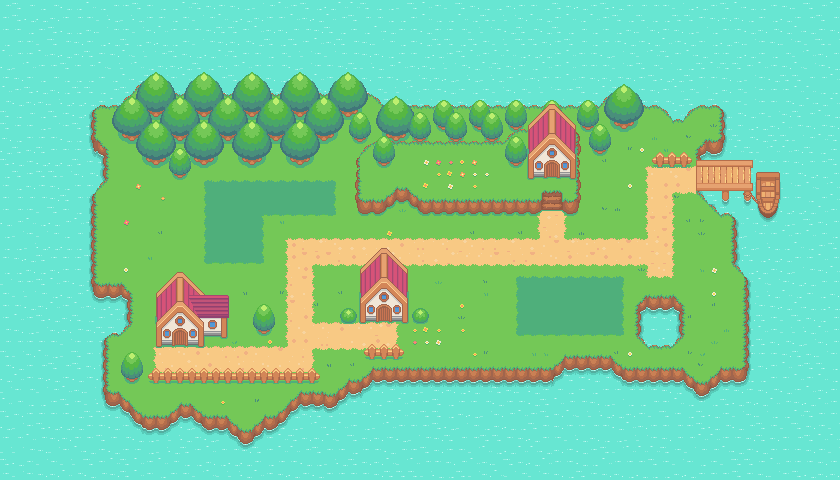

A level layout from a 2D game, rendered from its tile map. Below: a short description, then the map file with tile-grid data replaced by summaries:
An orthogonal 70x40 tile map with 12x12 px tiles, 14 tile layers (Water, Land, Path, Battle Patch, ...), 2 hidden layers not drawn, 2 tilesets.

<map version="1.8" tiledversion="1.8.2" orientation="orthogonal" renderorder="right-down" width="70" height="40" tilewidth="12" tileheight="12" infinite="0" nextlayerid="20" nextobjectid="1">
 <tileset firstgid="1" source="Pokemon Style Game.tsx" />
 <tileset firstgid="1025" source="collisionTileset.tsx" />
 <layer id="1" name="Water" width="70" height="40">
  <data>[2800 cells, 2800 non-empty, 9 distinct tile ids]</data>
 </layer>
 <layer id="4" name="Land" width="70" height="40">
  <data>[2800 cells, 1530 non-empty, 177 distinct tile ids]</data>
 </layer>
 <layer id="10" name="Path" width="70" height="40">
  <data>[2800 cells, 273 non-empty, 18 distinct tile ids]</data>
 </layer>
 <layer id="11" name="Battle Patch" width="70" height="40">
  <data>[2800 cells, 98 non-empty, 9 distinct tile ids]</data>
 </layer>
 <layer id="14" name="Port" width="70" height="40">
  <data>[2800 cells, 56 non-empty, 56 distinct tile ids]</data>
 </layer>
 <layer id="13" name="Fence" width="70" height="40">
  <data>[2800 cells, 82 non-empty, 12 distinct tile ids]</data>
 </layer>
 <layer id="8" name="Trees 1" width="70" height="40">
  <data>[2800 cells, 190 non-empty, 30 distinct tile ids]</data>
 </layer>
 <layer id="9" name="Trees 2" width="70" height="40">
  <data>[2800 cells, 140 non-empty, 30 distinct tile ids]</data>
 </layer>
 <layer id="6" name="Plateau" width="70" height="40">
  <data>[2800 cells, 169 non-empty, 79 distinct tile ids]</data>
 </layer>
 <layer id="17" name="Tile Layer 14" width="70" height="40">
  <data>[2800 cells, 83 non-empty, 23 distinct tile ids]</data>
 </layer>
 <layer id="18" name="Tile Layer 15" width="70" height="40">
  <data>[2800 cells, 38 non-empty, 8 distinct tile ids]</data>
 </layer>
 <layer id="12" name="Grass and flowers" width="70" height="40">
  <data>[2800 cells, 104 non-empty, 42 distinct tile ids]</data>
 </layer>
 <layer id="7" name="House" width="70" height="40">
  <data>[2800 cells, 170 non-empty, 116 distinct tile ids]</data>
 </layer>
 <layer id="15" name="Collision" width="70" height="40" visible="0" opacity="0.38">
  <data>[2800 cells, 261 non-empty, 1 distinct tile ids]</data>
 </layer>
 <layer id="19" name="Battle Zones" width="70" height="40" visible="0">
  <data>[2800 cells, 98 non-empty, 1 distinct tile ids]</data>
 </layer>
 <layer id="16" name="Foreground Objects" width="70" height="40">
  <data>[2800 cells, 36 non-empty, 25 distinct tile ids]</data>
 </layer>
</map>
